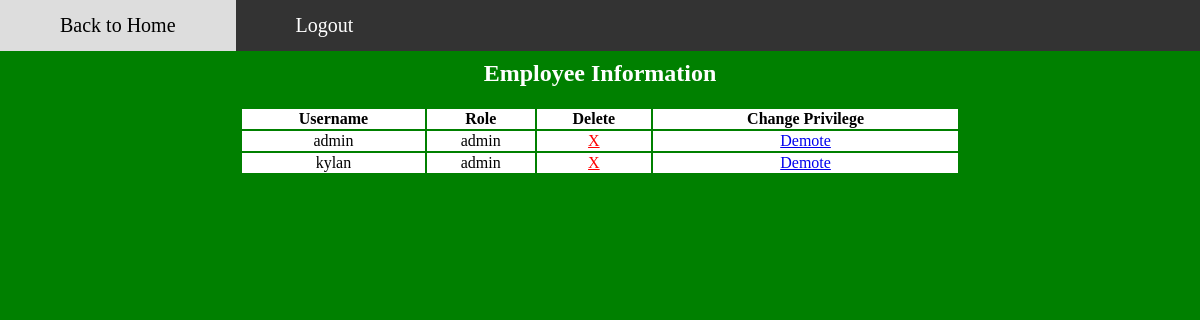
/viewworkers.php, run on the app's committed database.
### tables this page shows
CREATE TABLE `users` (
  `username` varchar(50) NOT NULL,
  `hashed_password` varchar(60) NOT NULL,
  `usertype` int(11) NOT NULL,
  PRIMARY KEY (`username`),
  KEY `FK_utype` (`usertype`),
  CONSTRAINT `FK_utype` FOREIGN KEY (`usertype`) REFERENCES `utype` (`typeid`)
);

CREATE TABLE `utype` (
  `typeid` int(11) NOT NULL,
  `description` varchar(20) DEFAULT NULL,
  PRIMARY KEY (`typeid`)
);

### viewworkers.php (the view, shortened to what this page needs)
<?php
$mysqli = Database::dbConnect();
$mysqli->setAttribute(PDO::ATTR_ERRMODE, PDO::ERRMODE_EXCEPTION);
$query = "select username,description,typeid  from users join utype where users.usertype=utype.typeid";
$stmt = $mysqli->prepare($query);
$stmt->execute();
?>
<div class="navbar">
<a href='internalpage.php'>Back to Home</a>
<a href='logout2.php'>Logout</a>
</div>
<link rel ="stylesheet" href="home2.css">
<body>
        <center><h2 style='color:white;'>Employee Information</h2><center>
	<center>
<table>
        <thead>
	<th>Username</th>
	<th>Role</th>
	<th>Delete</th>
	<th>Change Privilege</th>
        </thead>
        <tbody>
        <?php while ($row = $stmt->fetch(PDO::FETCH_ASSOC)) : ?>
        <tr>
        <td><?= $row['username'] ?></td>
        <td><?= $row['description'] ?></td>
	<?php
	echo "<td><a href='deleteworker.php?id=".urlencode($row['username'])."' onclick=\"return confirm('Are you sure you want to delete?');\" style='color:red'>X</a></td>";
	if($row['typeid'] === 0){
	echo "<td><a href='demote.php?id=".urlencode($row['username'])."'>Demote</a></td>";
	}else{
	echo "<td><a href='promote.php?id=".urlencode($row['username'])."'>Promote</a></td>";
	}
	?>
        </tr>
        <?php endwhile; ?>
        </tbody>
        </table>
	</center>
</body>
</html>

### home2.css (style rules this page uses)
body { margin: 0; background-color:green; padding-top: 60px; }
.navbar { overflow: hidden; background-color: #333; position: fixed; top: 0; width: 100%; margin: auto; }
.navbar a { float: left; display: block; color: #ffff; text-align: center; padding: 14px 60px; text-decoration: none; font-size: 20px; }

### viewworkers.php (style rules this page uses)
td,th { color:black; background-color:white; border: 1px green; text-align: center; }
table { color: 5px color=white; width: 60% }

### data on the page
users: username "admin", usertype.description "admin"
users: username "kylan", usertype.description "admin"
